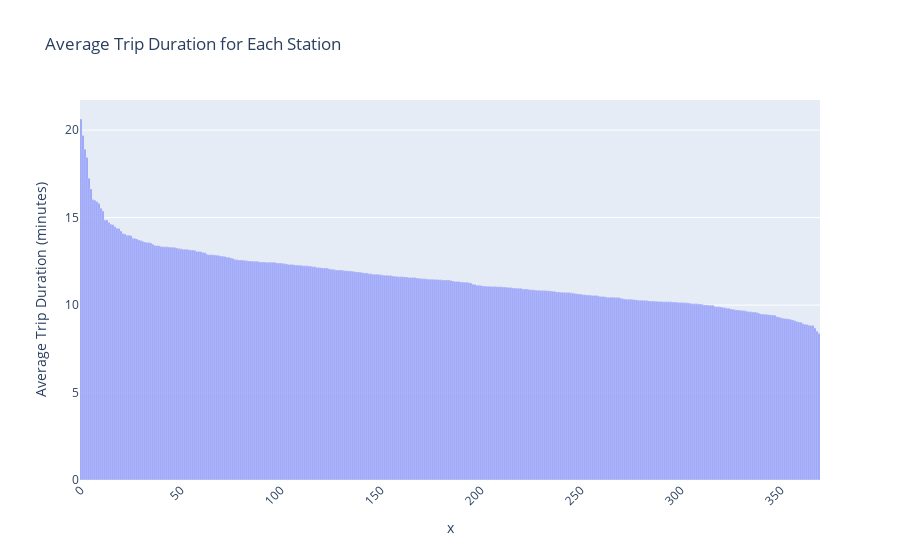

The code cell stored with this chart in its notebook:
### Code cell
import pandas as pd
import plotly.express as px

# Load the dataset
file_path = 'average_trip_duration_per_station.csv'  # Update this path as needed
df = pd.read_csv(file_path)


# Create a bar plot
fig = px.bar(
    df,
    x=range(len(df)),
    y='Average Trip Duration (minutes)',
    title='Average Trip Duration for Each Station',
    labels={'Station Name': 'Station Name', 'Average Trip Duration (minutes)': 'Average Trip Duration (minutes)'},
    hover_data={'Community': True, 'Station Name': True},
)

# Rotate x-axis labels for better readability
fig.update_layout(xaxis={'categoryorder': 'total descending'}, xaxis_tickangle=-45)

# Show the plot
fig.show()

### Figure 1 — Plotly figure (JSON) as saved in the notebook; plotly's stock layout.template omitted (floating-point values rounded to 4 significant figures; data arrays with more than 128 entries replaced by an {"elided": "..."} marker saying what was removed)
{"data": [{"alignmentgroup": "True", "customdata": {"elided": "370x2 mixed values"}, "hovertemplate": "x=%{x}<br>Average Trip Duration (minutes)=%{y}<br>Community=%{customdata[0]}<br>Station Name=%{customdata[1]}<extra></extra>", "legendgroup": "", "marker": {"color": "#636efa", "pattern": {"shape": ""}}, "name": "", "offsetgroup": "", "orientation": "v", "showlegend": false, "textposition": "auto", "type": "bar", "x": {"elided": "370 int values"}, "xaxis": "x", "y": {"elided": "370 float values"}, "yaxis": "y"}], "layout": {"autosize": true, "barmode": "relative", "legend": {"tracegroupgap": 0}, "title": {"text": "Average Trip Duration for Each Station"}, "xaxis": {"anchor": "y", "autorange": true, "categoryorder": "total descending", "domain": [0, 1], "range": [-0.5, 369.5], "tickangle": -45, "title": {"text": "x"}, "type": "linear"}, "yaxis": {"anchor": "x", "autorange": true, "domain": [0, 1], "range": [0, 21.72], "title": {"text": "Average Trip Duration (minutes)"}, "type": "linear"}}}
